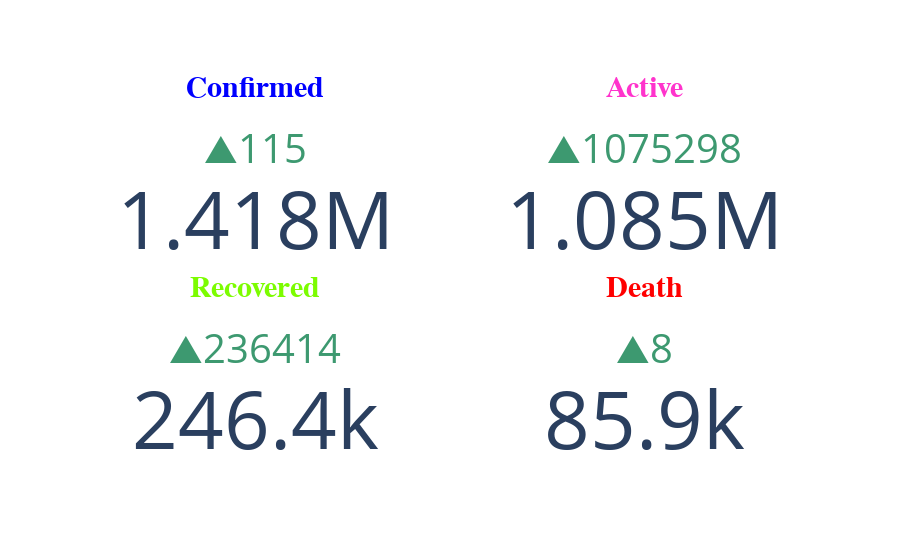

Here is the notebook cell this chart was saved with:
### Code cell
# recovered and Active values need to be fix taking dummy value logic not working.

confirmed_ref_val =    max(confirmed_df.iloc[:,-1])
recovered_ref_val =    max(recovered_df.iloc[:,-1])
deaths_ref_val    =    max(death_df.iloc[:,-1])
active_ref_val    =    max(country_df['active'])




confirmed =    max(country_df['confirmed'])
recovered =    max(country_df['recovered'])
deaths    =    max(country_df['deaths'])
active    =    max(country_df['active'])


# print(confirmed)
# print(recovered)
# print(deaths)
# print(active)

display(HTML('<br><br><div style = "font-family:Trebuchet MS;font-size:40px;font-color:#778899;">Daily World Indicator</div><br>'))


fig = go.Figure()

fig.add_trace(
        go.Indicator(
            mode = "number+delta",
            title = {"text": "<span style='font-family:Trebuchet MS;font-size:30px;color:#0000FF'><b>Confirmed</b></span>",'align':'center'},
            value = confirmed,
            align="center",
            delta = {'reference':confirmed_ref_val, 'relative': False, 'position' : "top",'valueformat' :".0f"},
            domain = {'row': 0, 'column': 0}
        )
)


fig.add_trace(go.Indicator(
    display(HTML('<br><br>')),
    mode = "number+delta",
    title = {"text": "<span style=';font-family:Trebuchet MS;font-size:30px;color:#7CFC00'><b>Recovered</b></span>",'align':'center'},
    value = recovered,
    align="center",
    delta = {'reference':10000, 'relative': False,'position' : "top",'valueformat' :".0f"},
    domain = {'row': 1, 'column': 0}
))


fig.add_trace(go.Indicator(
    mode = "number+delta",
    title = {"text": "<span style=';font-family:Trebuchet MS;font-size:30px;color:#ff33cc'><b>Active</b></span>",'align':'center'},
    value = active,
    align="center",
    delta = {'reference': 10000, 'relative': False,'position' : "top",'valueformat' :".0f"},
    domain = {'row': 0, 'column': 1}
))
  

fig.add_trace(go.Indicator(
    mode = "number+delta",
    title = {"text": "<span style=';font-family:Trebuchet MS;font-size:30px;color:#FF0000'><b>Death</b></span>",'align':'center'},
    value = deaths,
    align="center",
    delta = {'reference': deaths_ref_val, 'relative': False,'position' : "top",'valueformat' :".0f"},
    domain = {'row': 1, 'column': 1}
    
))
    

fig.update_layout(
    grid = {'rows': 2, 'columns': 2, 'pattern': "coupled"},
    template = {'data' : {'indicator': [{
        'delta' : {'reference': 90}}]
                         }})

### Figure 1 — Plotly figure (JSON) as saved in the notebook; plotly's stock layout.template omitted (floating-point values rounded to 4 significant figures)
{"data": [{"align": "center", "delta": {"position": "top", "reference": 1417774, "relative": false, "valueformat": ".0f"}, "domain": {"column": 0, "row": 0}, "mode": "number+delta", "title": {"align": "center", "text": "<span style='font-family:Trebuchet MS;font-size:30px;color:#0000FF'><b>Confirmed</b></span>"}, "type": "indicator", "value": 1417889}, {"align": "center", "delta": {"position": "top", "reference": 10000, "relative": false, "valueformat": ".0f"}, "domain": {"column": 0, "row": 1}, "mode": "number+delta", "title": {"align": "center", "text": "<span style=';font-family:Trebuchet MS;font-size:30px;color:#7CFC00'><b>Recovered</b></span>"}, "type": "indicator", "value": 246414}, {"align": "center", "delta": {"position": "top", "reference": 10000, "relative": false, "valueformat": ".0f"}, "domain": {"column": 1, "row": 0}, "mode": "number+delta", "title": {"align": "center", "text": "<span style=';font-family:Trebuchet MS;font-size:30px;color:#ff33cc'><b>Active</b></span>"}, "type": "indicator", "value": 1085298}, {"align": "center", "delta": {"position": "top", "reference": 85898, "relative": false, "valueformat": ".0f"}, "domain": {"column": 1, "row": 1}, "mode": "number+delta", "title": {"align": "center", "text": "<span style=';font-family:Trebuchet MS;font-size:30px;color:#FF0000'><b>Death</b></span>"}, "type": "indicator", "value": 85906}], "layout": {"grid": {"columns": 2, "pattern": "coupled", "rows": 2}}}
